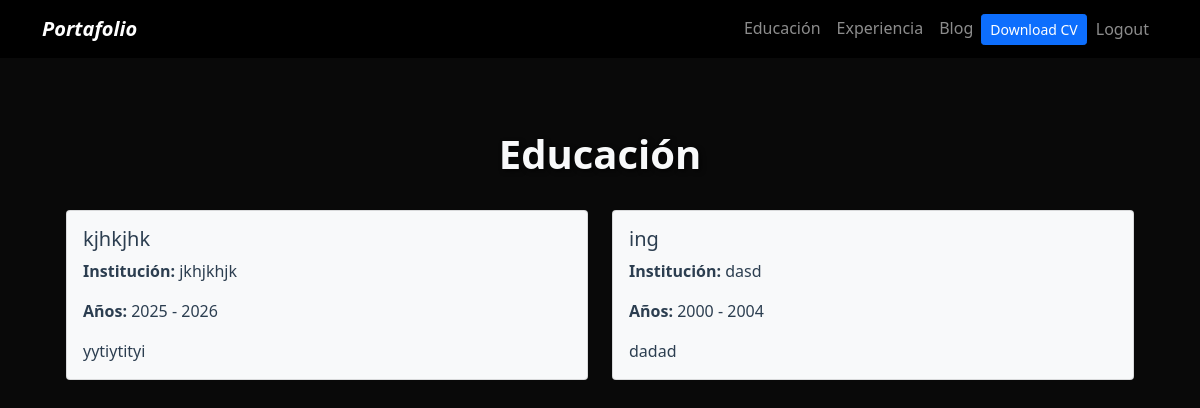
/educacion/ (signed in), run on the app's committed database.
### portfolio/models.py (models this page shows, shortened)
class Educacion(models.Model):
    titulo = models.CharField(max_length=200)
    institucion = models.CharField(max_length=200)
    anio_inicio = models.PositiveIntegerField(default=2000)  # Valor por defecto para evitar el error
    anio_fin = models.PositiveIntegerField(default=2004)  # Valor por defecto para evitar el error
    descripcion = models.TextField(blank=True, null=True)

### portfolio/views.py (the view)
# urls.py: path('educacion/', views.educacion_view, name='educacion'),
def educacion_view(request):
    educaciones = Educacion.objects.all()
    return render(request, 'educacion.html', {'Educaciones': educaciones})

### portfolio/templates/educacion.html
{% extends 'layout.html' %}
{% block content %}
<div class="container mt-5">
    <h2 class="title-experiencia">Educación</h2>
    <div class="row">
        {% for educacion in Educaciones %}
        <div class="col-md-6">
            <div class="card mb-3" style="background-color: #f8f9fa;">
                <div class="card-body">
                    <h5 class="card-title" style="color: #2c3e50;">{{ educacion.titulo }}</h5>
                    <p class="card-text"style="color: #2c3e50;"><strong>Institución:</strong> {{ educacion.institucion }}</p>
                    <p class="card-text"style="color: #2c3e50;"><strong>Años:</strong> {{ educacion.anio_inicio }} - {{ educacion.anio_fin }}</p>
                    <p class="card-text"style="color: #2c3e50;">{{ educacion.descripcion }}</p>
                </div>
            </div>
        </div>
        {% empty %}
        <p class="text-white">No se encontraron registros de educación.</p>
        {% endfor %}
    </div>
</div>
{% endblock %}

### portfolio/static/main.css (style rules this page uses)
body { background: #090909; }
.title-experiencia { color: #f8f9fa; text-align: center; font-size: 2.5rem; font-weight: bold; margin-bottom: 2rem; text-shadow: 2px 2px 5px rgba(0, 0, 0, 0.7); }
.card-body { color: black; }
.card-body h5 { color: #333; }
.card-body p { color: #555; }

### data on the page
Educacion: titulo "kjhkjhk", institucion "jkhjkhjk", anio_inicio "2025", anio_fin "2026", descripcion "yytiytityi"
Educacion: titulo "ing", institucion "dasd", anio_inicio "2000", anio_fin "2004", descripcion "dadad"
